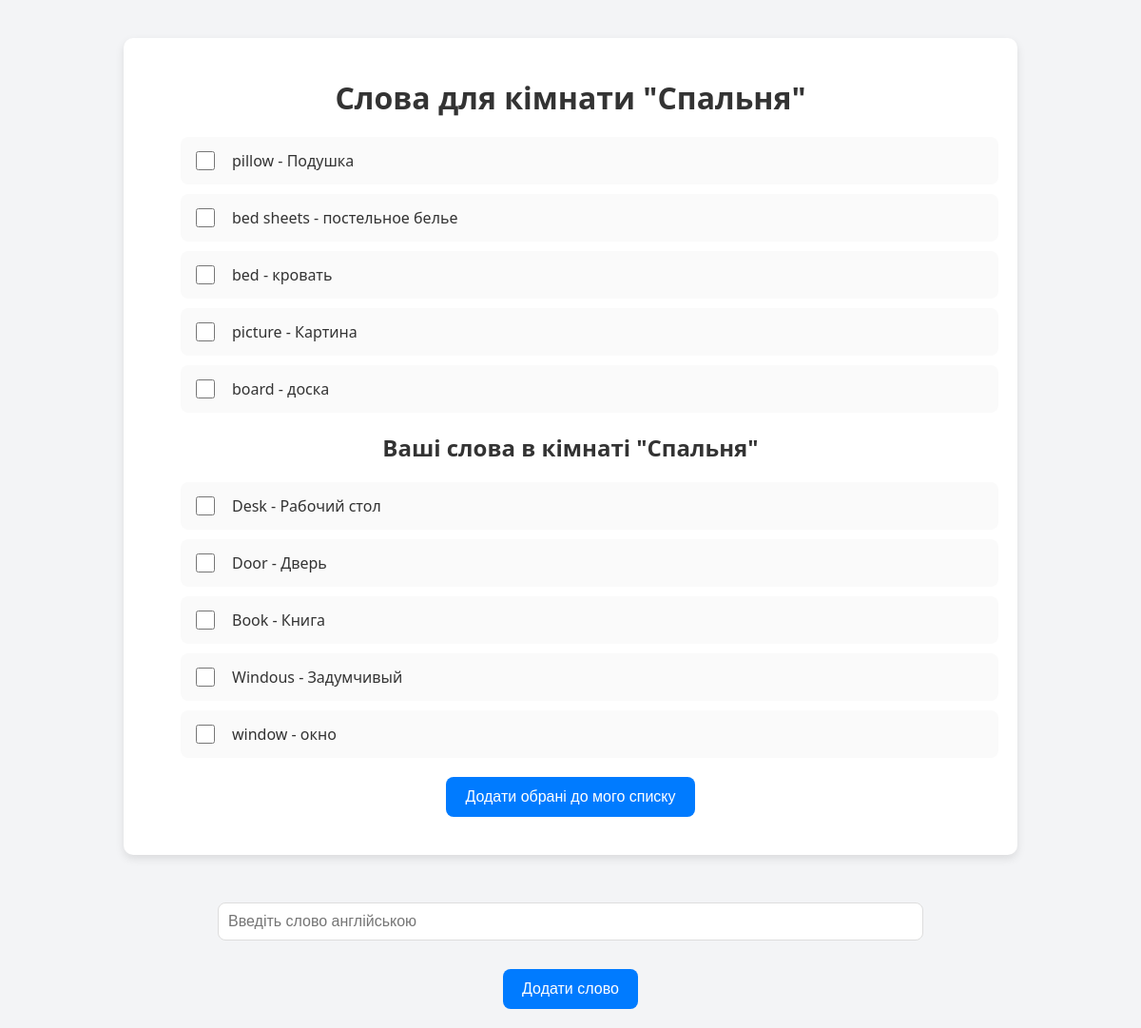
/room/1/ (signed in), run on the app's committed database.
### trainer/models.py (models this page shows, shortened)
class Room(models.Model):
    name = models.CharField(max_length=255)
    user = models.ForeignKey(User, on_delete=models.CASCADE, blank=True, null=True)

class Word(models.Model):
    room = models.ForeignKey(Room, on_delete=models.CASCADE, related_name='words')
    user = models.ForeignKey(User, on_delete=models.CASCADE, null=True, blank=True)
    en = models.CharField(max_length=100)
    ru = models.CharField(max_length=100, blank=True)
    is_admin_word = models.BooleanField(default=True)

### trainer/views.py (the view)
# urls.py: path('room/<int:room_id>/', views.room_words, name='room_words'),
@login_required
def room_words(request, room_id):
    room = get_object_or_404(Room, id=room_id)
    words = Word.objects.filter(room=room, user__isnull = True)
    user_words = Word.objects.filter(room=room, user=request.user)
    return render(request,
                  'room_words.html',
                  {
                      'room': room,
                      'words': words,
                      'user_words': user_words})

### trainer/templates/room_words.html (shortened to what this page needs)
<!DOCTYPE html>
<html lang="uk">
<head>
</head>
<body>
    <div class="container">
        <h1>Слова для кімнати "{{ room.name }}"</h1>
        <form id="wordSelectionForm">
            <ul id="wordList">
                {% for word in words %}
                    <li class="word-item">
                        <label class="word-label">
                            <input class="word-checkbox" type="checkbox" name="selected_words" value="{{ word.id }}">
                            <span class="word-text">{{ word.en }} - {{ word.ru }}</span>
                        </label>
                    </li>
                {% endfor %}
            </ul>
        <h2>Ваші слова в кімнаті "{{ room.name }}"</h2>
            <ul id="userWordList">
                {% for word in user_words %}
                    <li class="word-item">
                        <label class="word-label">
                            <input class="word-checkbox" type="checkbox" name="selected_words" value="{{ word.id }}">
                            <span class="word-text">{{ word.en }} - {{ word.ru }}</span>
                        </label>
                    </li>
                {% endfor %}
            </ul>
            <button type="button" onclick="addSelectedWords()" class="add-btn">Додати обрані до мого списку</button>
        </form>
    </div>
    <div id="addWordForm">
        <input type="text" id="wordEn" placeholder="Введіть слово англійською" required>
        <button class='add-word-btn' onclick="submitNewWord()">Додати слово</button>
    </div>
</body>
</html>

### trainer/templates/room_words.html (style rules this page uses)
body { font-family: 'Segoe UI', Tahoma, Geneva, Verdana, sans-serif; margin: 0; padding: 0; background-color: #f3f4f6; color: #333; }
.container { max-width: 900px; margin: 40px auto; padding: 20px; background-color: #ffffff; border-radius: 10px; box-shadow: 0 4px 10px rgba(0, 0, 0, 0.1); }
h1, h2 { color: #333; text-align: center; margin-bottom: 20px; }
.word-item { display: flex; justify-content: space-between; align-items: center; padding: 12px; border-radius: 8px; background-color: #fafafa; margin-bottom: 10px; transition: background-color 0.3s ease; }
.word-label { display: flex; align-items: center; gap: 15px; cursor: pointer; font-size: 16px; color: #555; }
.word-checkbox { width: 20px; height: 20px; accent-color: #007bff; }
.word-text { color: #333; font-weight: 500; }
.add-word-btn, .add-btn { background-color: #007bff; color: #fff; padding: 12px 20px; border: none; border-radius: 8px; font-size: 16px; cursor: pointer; transition: background-color 0.3s ease; display: block; margin: 20px auto; text-align: center; }
#addWordForm { margin-top: 30px; text-align: center; }
#addWordForm input { padding: 10px; font-size: 16px; margin: 10px; width: 60%; border-radius: 8px; border: 1px solid #ddd; }

### data on the page
Room: name "Спальня"
Word: en "pillow", ru "Подушка"
Word: en "bed sheets", ru "постельное белье"
Word: en "bed", ru "кровать"
Word: en "picture", ru "Картина"
Word: en "board", ru "доска"
Word: en "Desk", ru "Рабочий стол"
Word: en "Door", ru "Дверь"
Word: en "Book", ru "Книга"
Word: en "Windous", ru "Задумчивый"
Word: en "window", ru "окно"
